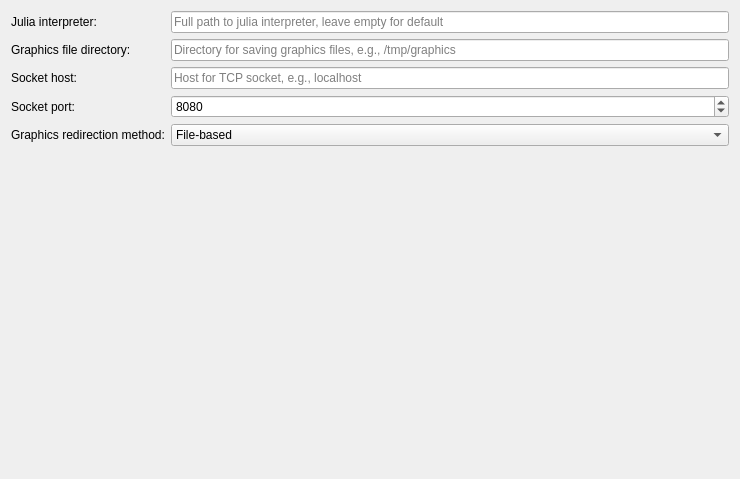
<?xml version="1.0" encoding="UTF-8"?>
<ui version="4.0">
 <class>ProjectConfig</class>
 <widget class="QWidget" name="ProjectConfig">
  <property name="geometry">
   <rect>
    <x>0</x>
    <y>0</y>
    <width>740</width>
    <height>479</height>
   </rect>
  </property>
  <layout class="QVBoxLayout" name="verticalLayout">
   <item>
    <layout class="QFormLayout" name="formLayout">
     <item row="0" column="0">
      <widget class="QLabel" name="label">
       <property name="text">
        <string>Julia interpreter:</string>
       </property>
      </widget>
     </item>
     <item row="0" column="1">
      <widget class="QLineEdit" name="JuliaInterpreter">
       <property name="placeholderText">
        <string>Full path to julia interpreter, leave empty for default</string>
       </property>
      </widget>
     </item>
     <item row="1" column="0">
      <widget class="QLabel" name="labelGraphicsDir">
       <property name="text">
        <string>Graphics file directory:</string>
       </property>
      </widget>
     </item>
     <item row="1" column="1">
      <widget class="QLineEdit" name="GraphicsFileDir">
       <property name="placeholderText">
        <string>Directory for saving graphics files, e.g., /tmp/graphics</string>
       </property>
      </widget>
     </item>
     <item row="2" column="0">
      <widget class="QLabel" name="labelSocketHost">
       <property name="text">
        <string>Socket host:</string>
       </property>
      </widget>
     </item>
     <item row="2" column="1">
      <widget class="QLineEdit" name="SocketHost">
       <property name="placeholderText">
        <string>Host for TCP socket, e.g., localhost</string>
       </property>
      </widget>
     </item>
     <item row="3" column="0">
      <widget class="QLabel" name="labelSocketPort">
       <property name="text">
        <string>Socket port:</string>
       </property>
      </widget>
     </item>
     <item row="3" column="1">
      <widget class="QSpinBox" name="SocketPort">
       <property name="minimum">
        <number>1024</number>
       </property>
       <property name="maximum">
        <number>65535</number>
       </property>
       <property name="value">
        <number>8080</number>
       </property>
      </widget>
     </item>
     <item row="4" column="0">
      <widget class="QLabel" name="labelGraphicsMethod">
       <property name="text">
        <string>Graphics redirection method:</string>
       </property>
      </widget>
     </item>
     <item row="4" column="1">
      <widget class="QComboBox" name="GraphicsMethod">
       <item>
        <property name="text">
         <string>File-based</string>
        </property>
       </item>
       <item>
        <property name="text">
         <string>TCP socket</string>
        </property>
       </item>
      </widget>
     </item>
    </layout>
   </item>
   <item>
    <spacer name="verticalSpacer">
     <property name="orientation">
      <enum>Qt::Vertical</enum>
     </property>
     <property name="sizeHint" stdset="0">
      <size>
       <width>20</width>
       <height>40</height>
      </size>
     </property>
    </spacer>
   </item>
  </layout>
 </widget>
 <resources/>
 <connections/>
</ui>
